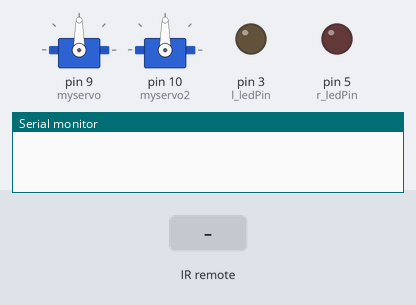
Bench run of a sketch on a simulated Arduino Uno, built with avr-gcc and run on an emulated ATmega328P. Parts: 2 × servo, output pins drawn as LEDs (lit = HIGH), the last lines printed to the serial monitor. Dashed ring = blinking. The test bench sets the inputs (shaded band).

Above: at 1.2 s.
1.3 s: infrared code 0xE13DDA28 received
At 1.7 s:
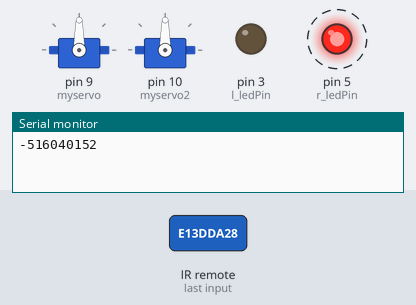
4.3 s: infrared code 0x273009C4 received
At 6.7 s:
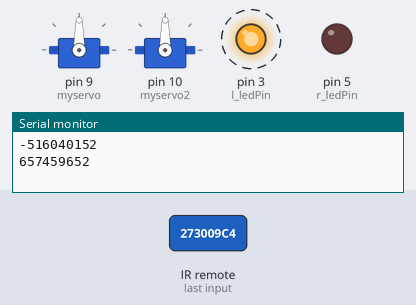
Timing chart, 0 to 12.3 s (numbered marks = the images above; inputs shaded):
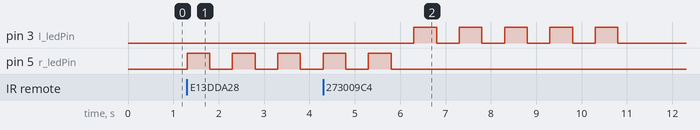

Measured:
- after the input at 1.3 s, pin 5 (r_ledPin): alternates HIGH for 0.50 s and LOW for 0.50 s, starting at once
- after the input at 4.3 s, pin 3 (l_ledPin): alternates HIGH for 0.50 s and LOW for 0.50 s, 10 changes in all, then stays LOW, starting after 2.0 s

The sketch:

Secukit_main.ino
```cpp
/*
* IRremote Library
* Control LED's, Piezzo buzzer, Servos with a remote control
* 2018
*/

#include <IRremote.h>
#include <ServoTimer2.h>   //newnewnewnew

int IR_Recv = 11;   //IR Receiver Pin 3
int r_ledPin = 5;  //red LED pin 9
int l_ledPin = 3; //barre de led gauche
ServoTimer2 myservo;  // create servo object to control a servo //fffffffffffffffffffffffffffffffffffffff
ServoTimer2 myservo2; // create second object to control second servo //fffffffffffffffffffffffffffffffff

IRrecv irrecv(IR_Recv);
decode_results results;


void setup(){
  Serial.begin(9600);  //starts serial communication
  irrecv.enableIRIn(); // Starts the receiver
  pinMode(r_ledPin, OUTPUT);      // sets the digital pin as output
  pinMode(l_ledPin, OUTPUT);      // sets the digital pin as output
  myservo.attach(9);  // attaches the servo on pin 9 //ffffffffffffffffffffffffffffffffffffffffff
  myservo2.attach(10); //attaches the servo on pin 10 //fffffffffffffffffffffffffffffffffffffffff
  }

void loop(){
  //decodes the infrared input
  if (irrecv.decode(&results)){
    long int decCode = results.value;
    Serial.println(decCode);

   //switch case to use the selected remote control button
   switch (results.value){
      case 3778927144: //when you press the [1] button

          for(int i = 0; i < 5; i++)
          {
          digitalWrite(r_ledPin, HIGH);
          delay(500);
          digitalWrite(r_ledPin, LOW);
          delay(500);
           }

           break;

      case 1167253836: //when you press the [7] button
           digitalWrite(r_ledPin, LOW);   // sets the red LED off

           break;

      case 657459652: //when you press the [3] button

           for(int i = 0; i < 5; i++)
          {
          digitalWrite(l_ledPin, HIGH);
          delay(500);
          digitalWrite(l_ledPin, LOW);
          delay(500);
           }

           break;

      case 2340753640: //when you press the [9] button
           digitalWrite(l_ledPin, LOW);   // sets the red LED off

           break;


      case 2908251746: //buzzer song
            tone(6, 250); // Send 1KHz sound signal...
             delay(300);
             noTone(6);     // Stop sound...
             delay(200);
             tone(6, 250); // Send 1KHz sound signal...
             delay(800);        // ...for 1 sec
             noTone(6);     // Stop sound...
             delay(1000);

             break;


      case 1931099650: //frein on //fffffffffffffffffffffffffffffffffffffffffff
             myservo.write(100);
             myservo2.write(100);

             break;

      case 1747313982: //frein off //ffffffffffffffffffffffffffffffffffffffffff
             myservo.write(20);
             myservo2.write(20);

             break;

                         }
    irrecv.resume(); // Receives the next value from the button you press
  }


    }
```
